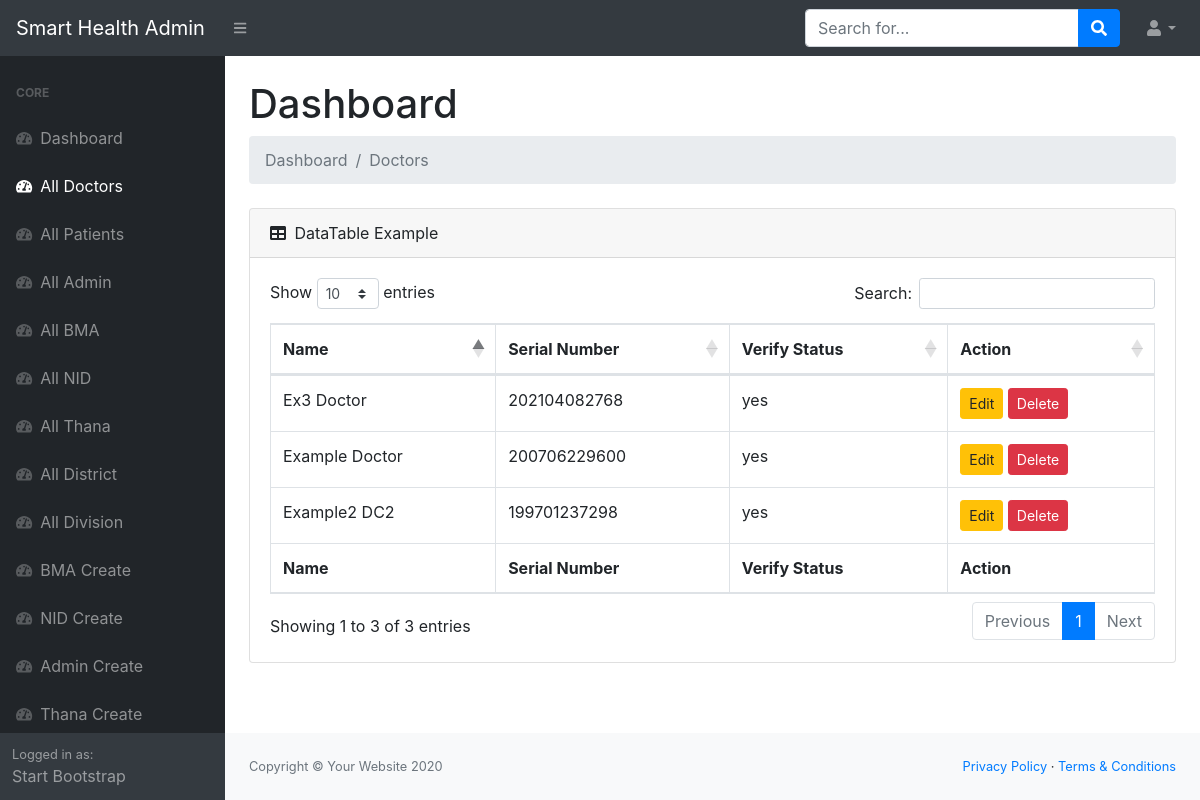
/main/all-doctor/ (signed in), run on the app's committed database.
### users/models.py (models this page shows, shortened)
class User(AbstractUser):
    USER_TYPE_CHOICES = (
        (1, 'admin'),
        (2, 'doctor'),
        (3, 'patients'),
        (4, 'doctor admin'),
        (5, 'patient admin'),
    )
    VERIFY_STATUS = (
        ('yes', 'yes'),
        ('no', 'no')
    )
    GENDER_CHOICES = (
        ('Male', 'Male'),
        ('Female', 'Female'),
    )
    BG_CHOICES = (
        ('O+', 'O+'),
        ('O-', 'O-'),
        ('A+', 'A+'),
        ('A-', 'A-'),
        ('B+', 'B+'),
        ('B-', 'B-'),
        ('AB+', 'AB+'),
        ('AB-', 'AB-'),
    )
    DESIGNATION_CHOICES = (
        ('Professor', 'Professor'),
	    ('Associate Professor', 'Associate Professor'),
	    ('Assistant Professor', 'Assistant Professor'),
        ('Consultant', 'Consultant'),
	    ('Registras', 'Registras'),
	    ('Assistant Registras', 'Assistant Registras'),
	    ('IMO', 'IMO'),
        ('EMO', 'EMO'),
        ('RMO', 'RMO'),
        ('HMO', 'HMO'),
        ('Other', 'Other')
    )
    username = None
    sn = models.CharField(verbose_name='Serial Number', max_length=12, unique=True, error_messages={'required': 'Your Name is Required'})
    pm_division = models.ForeignKey(Division, verbose_name='Division', related_name='pm_division', on_delete=models.DO_NOTHING, null=True, blank=True)
    pm_district = models.ForeignKey(District, verbose_name='District', related_name='pm_district', on_delete=models.DO_NOTHING, null=True, blank=True)
    pm_thana = models.ForeignKey(Thana, verbose_name='Thana', related_name='pm_thana', on_delete=models.DO_NOTHING, null=True, blank=True)
    ps_division = models.ForeignKey(Division, verbose_name='Division', related_name='ps_division', on_delete=models.DO_NOTHING, null=True, blank=True)
    ps_district = models.ForeignKey(District, verbose_name='District', related_name='ps_district', on_delete=models.DO_NOTHING, null=True, blank=True)
    ps_thana = models.ForeignKey(Thana, verbose_name='Thana', related_name='ps_thana', on_delete=models.DO_NOTHING, null=True, blank=True)
    pm_village = models.CharField(verbose_name='Village',max_length=50, null=True, blank=True)
    ps_village = models.CharField(verbose_name='Village',max_length=50, null=True, blank=True)
    pm_union = models.CharField(verbose_name='Union',max_length=50, null=True, blank=True)
    ps_union = models.CharField(verbose_name='Union',max_length=50, null=True, blank=True)
    pm_ward = models.CharField(verbose_name='Ward',max_length=50, null=True, blank=True)
    ps_ward = models.CharField(verbose_name='Ward',max_length=50, null=True, blank=True)
    birthday = models.DateField(null=True, blank=True)
    image = models.ImageField(default='default.jpg', upload_to='users', null=True, blank=True)
    verified = models.CharField(max_length=10, choices=VERIFY_STATUS, null=True, default='no')
    user_type = models.PositiveIntegerField(choices=USER_TYPE_CHOICES, default=3, blank=True, null=True)
    mobile = models.CharField(verbose_name='Mobile Number', max_length=11, blank=True)
    payment = models.CharField(verbose_name='Payment Number', max_length=11, null=True, blank=True)
    nid = models.CharField(verbose_name='National ID', max_length=10, unique=True, blank=True, null=True)
    bma = models.CharField(verbose_name='BMA Code', max_length=20, unique=True, blank=True, null=True)
    institute = models.CharField(verbose_name='Institute', max_length=100, blank=True, null=True)
    designation = models.CharField(verbose_name='Designation', max_length=50, choices=DESIGNATION_CHOICES, blank=True, null=True)
    specialist = models.ForeignKey(Speciality, verbose_name='Specialist', blank=True, null=True, on_delete=models.CASCADE)
    father_name = models.CharField(verbose_name='Father\'s name', max_length=25, null=True, blank=True)
    mother_name = models.CharField(verbose_name='Mother\'s name', max_length=25, null=True, blank=True)
    father_mobile = models.CharField(verbose_name='Father\'s Mobile', max_length=11, null=True, blank=True)
    mother_mobile = models.CharField(verbose_name='Mother\'s Mobile', max_length=11, null=True, blank=True)
    bg = models.CharField(verbose_name='Blood Group', max_length=11, choices=BG_CHOICES, null=True, blank=True)
    gender = models.CharField(verbose_name='Select Gender', max_length=11, choices=GENDER_CHOICES, null=True, blank=True)
    USERNAME_FIELD = 'sn'

### users/views.py (the view)
# urls.py: path('main/all-doctor/', alldoctor, name='all-doctor'),
@login_required
def alldoctor(request):
    ctx = {
        'doctors' : User.objects.filter(user_type=2)
    }
    return render(request, 'users/admin/doctors.html', context=ctx)

### users/templates/users/admin/doctors.html
{% extends 'users/admin/base.html' %}
{% block content %}
<h1 class="mt-4">Dashboard</h1>
<ol class="breadcrumb mb-4">
    <li class="breadcrumb-item active">Dashboard</li>
    <li class="breadcrumb-item active">Doctors</li>
</ol>
<div class="card mb-4">
    <div class="card-header">
        <i class="fas fa-table mr-1"></i>
        DataTable Example
    </div>
    <div class="card-body">
        <div class="table-responsive">
            <table class="table table-bordered" id="dataTable" width="100%" cellspacing="0">
                <thead>
                    <tr>
                        <th>Name</th>
                        <th>Serial Number</th>
                        <th>Verify Status</th>
                        <th>Action</th>
                    </tr>
                </thead>
                <tfoot>
                    <tr>
                        <th>Name</th>
                        <th>Serial Number</th>
                        <th>Verify Status</th>
                        <th>Action</th>
                    </tr>
                </tfoot>
                <tbody>
                    {% for doctor in doctors %}
                    <tr>
                        <td>{{ doctor.first_name }} {{ doctor.last_name }}</td>
                        <td>{{ doctor.sn }}</td>
                        <td>{{ doctor.verified }}</td>
                        <td>
                            <a href="{% url 'adoctor-update' doctor.id %}" class="btn btn-sm btn-warning">Edit</a>
                            <a href="{% url 'user-delete' doctor.id %}" class="btn btn-sm btn-danger">Delete</a>
                        </td>
                    </tr>
                    {% endfor %}
                </tbody>
            </table>
        </div>
    </div>
</div>
{% endblock content %}

### data on the page
User: first_name "Example", last_name "Doctor", sn "200706229600", verified "yes"
User: first_name "Example2", last_name "DC2", sn "199701237298", verified "yes"
User: first_name "Ex3", last_name "Doctor", sn "202104082768", verified "yes"
